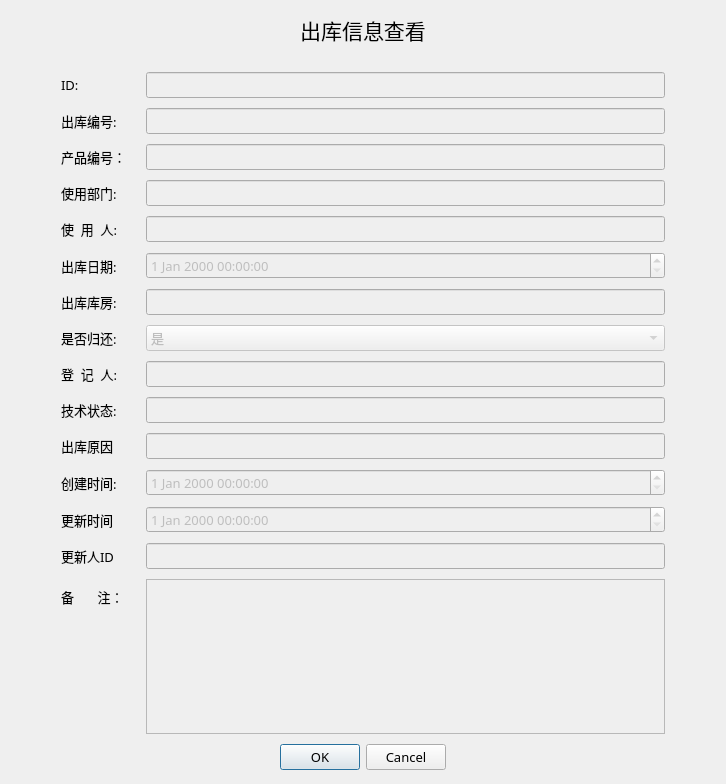
<?xml version="1.0" encoding="UTF-8"?>
<ui version="4.0">
 <class>Dialog</class>
 <widget class="QDialog" name="Dialog">
  <property name="geometry">
   <rect>
    <x>0</x>
    <y>0</y>
    <width>726</width>
    <height>784</height>
   </rect>
  </property>
  <property name="font">
   <font>
    <family>微软雅黑 Light</family>
    <pointsize>10</pointsize>
   </font>
  </property>
  <property name="windowTitle">
   <string>出库信息查看</string>
  </property>
  <layout class="QVBoxLayout" name="verticalLayout">
   <item>
    <spacer name="verticalSpacer_2">
     <property name="orientation">
      <enum>Qt::Vertical</enum>
     </property>
     <property name="sizeHint" stdset="0">
      <size>
       <width>20</width>
       <height>40</height>
      </size>
     </property>
    </spacer>
   </item>
   <item>
    <widget class="QLabel" name="label">
     <property name="font">
      <font>
       <family>Adobe Devanagari</family>
       <pointsize>16</pointsize>
      </font>
     </property>
     <property name="text">
      <string>出库信息查看</string>
     </property>
     <property name="alignment">
      <set>Qt::AlignCenter</set>
     </property>
    </widget>
   </item>
   <item>
    <layout class="QFormLayout" name="formLayout">
     <property name="labelAlignment">
      <set>Qt::AlignLeading|Qt::AlignLeft|Qt::AlignVCenter</set>
     </property>
     <property name="horizontalSpacing">
      <number>20</number>
     </property>
     <property name="verticalSpacing">
      <number>10</number>
     </property>
     <property name="leftMargin">
      <number>50</number>
     </property>
     <property name="topMargin">
      <number>20</number>
     </property>
     <property name="rightMargin">
      <number>50</number>
     </property>
     <item row="1" column="0">
      <widget class="QLabel" name="label_2">
       <property name="text">
        <string>出库编号:</string>
       </property>
      </widget>
     </item>
     <item row="1" column="1">
      <widget class="QLineEdit" name="outNO">
       <property name="enabled">
        <bool>false</bool>
       </property>
      </widget>
     </item>
     <item row="2" column="0">
      <widget class="QLabel" name="Label">
       <property name="text">
        <string>产品编号：</string>
       </property>
      </widget>
     </item>
     <item row="2" column="1">
      <widget class="QLineEdit" name="productNO">
       <property name="enabled">
        <bool>false</bool>
       </property>
      </widget>
     </item>
     <item row="3" column="0">
      <widget class="QLabel" name="iDLabel">
       <property name="text">
        <string>使用部门:</string>
       </property>
      </widget>
     </item>
     <item row="3" column="1">
      <widget class="QLineEdit" name="usedDepartmentNO">
       <property name="enabled">
        <bool>false</bool>
       </property>
      </widget>
     </item>
     <item row="5" column="0">
      <widget class="QLabel" name="label_3">
       <property name="text">
        <string>出库日期:</string>
       </property>
      </widget>
     </item>
     <item row="5" column="1">
      <widget class="QDateTimeEdit" name="outDate">
       <property name="enabled">
        <bool>false</bool>
       </property>
      </widget>
     </item>
     <item row="6" column="0">
      <widget class="QLabel" name="Label_2">
       <property name="text">
        <string>出库库房:</string>
       </property>
      </widget>
     </item>
     <item row="6" column="1">
      <widget class="QLineEdit" name="outStorageNo">
       <property name="enabled">
        <bool>false</bool>
       </property>
      </widget>
     </item>
     <item row="7" column="0">
      <widget class="QLabel" name="label_4">
       <property name="text">
        <string>是否归还:</string>
       </property>
      </widget>
     </item>
     <item row="8" column="0">
      <widget class="QLabel" name="Label_3">
       <property name="text">
        <string>登  记  人:</string>
       </property>
      </widget>
     </item>
     <item row="8" column="1">
      <widget class="QLineEdit" name="inRecorderPerson">
       <property name="enabled">
        <bool>false</bool>
       </property>
      </widget>
     </item>
     <item row="9" column="0">
      <widget class="QLabel" name="Label_4">
       <property name="text">
        <string>技术状态:</string>
       </property>
      </widget>
     </item>
     <item row="9" column="1">
      <widget class="QLineEdit" name="outTechState">
       <property name="enabled">
        <bool>false</bool>
       </property>
      </widget>
     </item>
     <item row="11" column="0">
      <widget class="QLabel" name="Label_13">
       <property name="text">
        <string>创建时间:</string>
       </property>
      </widget>
     </item>
     <item row="11" column="1">
      <widget class="QDateTimeEdit" name="createTime">
       <property name="enabled">
        <bool>false</bool>
       </property>
       <property name="mouseTracking">
        <bool>true</bool>
       </property>
       <property name="focusPolicy">
        <enum>Qt::StrongFocus</enum>
       </property>
       <property name="acceptDrops">
        <bool>true</bool>
       </property>
       <property name="autoFillBackground">
        <bool>true</bool>
       </property>
      </widget>
     </item>
     <item row="14" column="0">
      <widget class="QLabel" name="Label_12">
       <property name="text">
        <string>备       注：</string>
       </property>
      </widget>
     </item>
     <item row="14" column="1">
      <widget class="QTextEdit" name="remark">
       <property name="enabled">
        <bool>false</bool>
       </property>
      </widget>
     </item>
     <item row="4" column="0">
      <widget class="QLabel" name="label_5">
       <property name="text">
        <string>使  用  人:</string>
       </property>
      </widget>
     </item>
     <item row="4" column="1">
      <widget class="QLineEdit" name="usedID">
       <property name="enabled">
        <bool>false</bool>
       </property>
      </widget>
     </item>
     <item row="10" column="0">
      <widget class="QLabel" name="label_6">
       <property name="text">
        <string>出库原因</string>
       </property>
      </widget>
     </item>
     <item row="10" column="1">
      <widget class="QLineEdit" name="outReason">
       <property name="enabled">
        <bool>false</bool>
       </property>
      </widget>
     </item>
     <item row="7" column="1">
      <widget class="QComboBox" name="isReturn">
       <property name="enabled">
        <bool>false</bool>
       </property>
       <item>
        <property name="text">
         <string>是</string>
        </property>
       </item>
       <item>
        <property name="text">
         <string>否</string>
        </property>
       </item>
      </widget>
     </item>
     <item row="12" column="0">
      <widget class="QLabel" name="label_7">
       <property name="text">
        <string>更新时间</string>
       </property>
      </widget>
     </item>
     <item row="12" column="1">
      <widget class="QDateTimeEdit" name="updateTime">
       <property name="enabled">
        <bool>false</bool>
       </property>
      </widget>
     </item>
     <item row="13" column="0">
      <widget class="QLabel" name="label_8">
       <property name="text">
        <string>更新人ID</string>
       </property>
      </widget>
     </item>
     <item row="13" column="1">
      <widget class="QLineEdit" name="updateID">
       <property name="enabled">
        <bool>false</bool>
       </property>
      </widget>
     </item>
     <item row="0" column="0">
      <widget class="QLabel" name="label_9">
       <property name="text">
        <string>ID:</string>
       </property>
      </widget>
     </item>
     <item row="0" column="1">
      <widget class="QLineEdit" name="ID">
       <property name="enabled">
        <bool>false</bool>
       </property>
      </widget>
     </item>
    </layout>
   </item>
   <item>
    <spacer name="verticalSpacer_3">
     <property name="orientation">
      <enum>Qt::Vertical</enum>
     </property>
     <property name="sizeHint" stdset="0">
      <size>
       <width>20</width>
       <height>40</height>
      </size>
     </property>
    </spacer>
   </item>
   <item alignment="Qt::AlignHCenter">
    <widget class="QDialogButtonBox" name="buttonBox">
     <property name="standardButtons">
      <set>QDialogButtonBox::Cancel|QDialogButtonBox::Ok</set>
     </property>
    </widget>
   </item>
   <item>
    <spacer name="verticalSpacer">
     <property name="orientation">
      <enum>Qt::Vertical</enum>
     </property>
     <property name="sizeHint" stdset="0">
      <size>
       <width>20</width>
       <height>40</height>
      </size>
     </property>
    </spacer>
   </item>
  </layout>
 </widget>
 <resources/>
 <connections/>
</ui>
